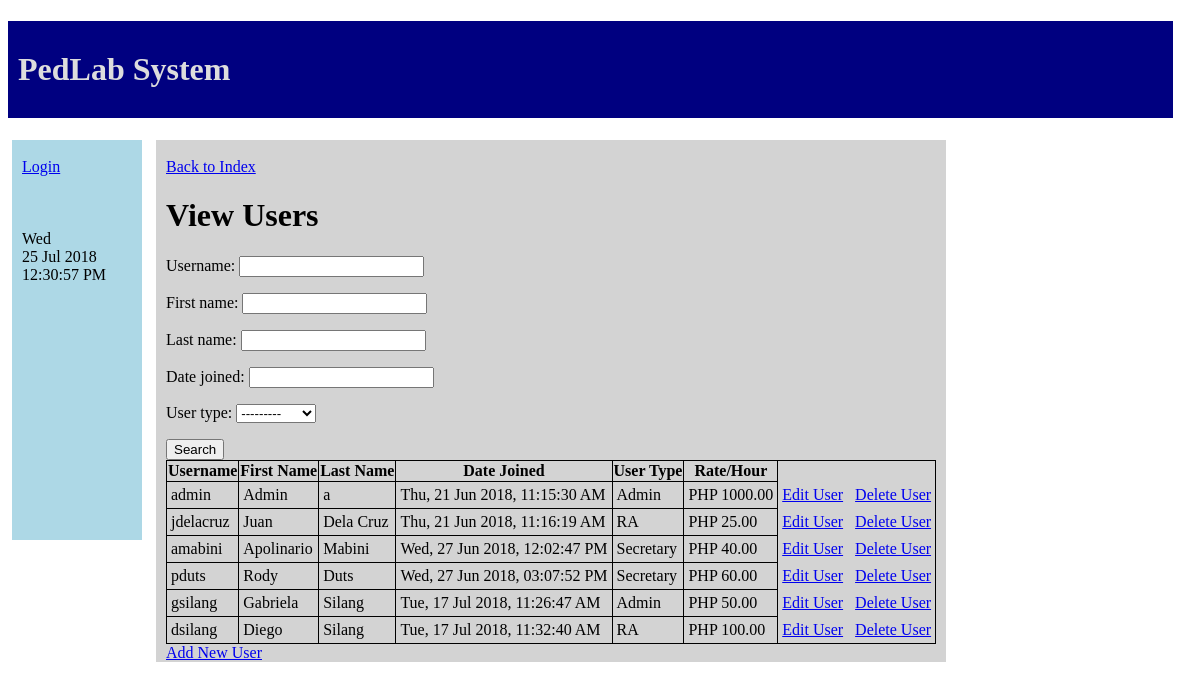
Screenshot of /timesheet/users/view/ with the database file from the repository.
### timesheet/models.py (models this page shows, shortened)
@python_2_unicode_compatible
class CustomUser(AbstractUser):
    usertype_choices = (
        ('R','RA'),
        ('S','Secretary'),
        ('A','Admin')
    )
    user_type = models.CharField(max_length=1,choices=usertype_choices,default='R')
    rate_per_hour = models.DecimalField(max_digits=7,decimal_places=2,null=True)
    def is_usertype(self):
        return self.get_user_type_display()

### timesheet/views.py (the view)
def view_users(request):
    user_list = CustomUser.objects.filter().order_by('date_joined')
    user_filter = AdminUserFilter(request.GET, queryset=user_list)
    return render(request, 'timesheet/view_users.html', {'user_list': user_list,'filter':user_filter,})

### timesheet/templates/timesheet/view_users.html (shortened to what this page needs)
{% extends "base_generic.html" %}
{% block content %}
<br>
<a href="{% url 'index' %}">Back to Index</a>
<h1>View Users </h1>
<form method="get">
    {{ filter.form.as_p }}
    <button type="submit">Search</button>
  </form>
  <table>
  	<tr>
		<th>
			Username
		</th>
		<th>
			First Name
		</th>
		<th>
			Last Name
		</th>
		<th>
			Date Joined
		</th>
		<th>
			User Type
		</th>
		<th>
			Rate/Hour
		</th>
	</tr>
  {% for record in filter.qs %}
    <tr>
		<td>
			{{record.username}}
		</td>
		<td>
			{{record.first_name}}
		</td>
		<td>
			{{record.last_name}}
		</td>
		<td>
			{{record.date_joined|date:"D, j M Y, h:i:s A"}}
		</td>
		<td>
			{{record.is_usertype}}
		</td>
		<td>
			PHP {{record.rate_per_hour}}
		</td>
		<td style="border: 0">
			<a href="{% url 'edit_user' record.username %}">Edit User</a>
			&ensp;<a href="{% url 'delete_user' record.username %}">Delete User</a>
		</td>
	</tr>
  {% endfor %}
  </table>
<a href="{% url 'add_user' %}">Add New User</a>
{% endblock %}

### timesheet/templates/base_generic.html (shortened to what this page needs)
<!DOCTYPE html>
<html lang="en">
<head>
</head>
<body>
<h1 id="topbar">PedLab System</h1>
<div class="am">
  {% block sidebar %}
<ul class="sidebar-nav">
   <br>
   {% if user.is_authenticated %}
     <li>User: {{ user.get_username }}</li>
     <li>Type: {{ user.is_usertype }}</li>
     <li><a href="{% url 'view_profile' %}">View Profile</a></li>
     <li><a href="{% url 'logout'%}">Logout</a></li>
   {% else %}
     <li><a href="{% url 'login'%}">Login</a></li>
   {% endif %}
   <br>
   <br>
   <br>
   {% now "D"%}<br>
   {% now "j M Y"%}<br>
   {% now "h:i:s A"%}
  </ul>
  {% endblock %}
  <div class="main">
  {% block content %}{% endblock %}
</div>
</div>
</body>
</html>

### timesheet/templates/base_generic.html (style rules this page uses)
table { border-collapse:collapse; }
td { padding:4px; }
#topbar { background-color: navy; padding: 30px; padding-left: 10px; color: #dddddd; display: block; width: 95%; }
.sidebar-nav { display: inline-block; background-color: lightblue; vertical-align: top; list-style: none; padding-left: 10px; width: 120px; height: 400px; }
.main { display: inline-block; background-color: lightgrey; vertical-align: top; min-width: 200px; min-height: 400px; padding-left: 10px; padding-right: 10px; margin-left: 10px; overflow: hidden; height: 100%; }
.am { display: inline-block; vertical-align: top; }
.am:before { content:""; display: inline-block; vertical-align: top; }
ul { margin-top: 0; }
table,th,td { border: 1px solid black; }

### rows the page displays
CustomUser: username "admin", first_name "Admin", last_name "a", date_joined "Thu, 21 Jun 2018, 11:15:30 AM", is_usertype "Admin", rate_per_hour "1000.00"
CustomUser: username "jdelacruz", first_name "Juan", last_name "Dela Cruz", date_joined "Thu, 21 Jun 2018, 11:16:19 AM", is_usertype "RA", rate_per_hour "25.00"
CustomUser: username "amabini", first_name "Apolinario", last_name "Mabini", date_joined "Wed, 27 Jun 2018, 12:02:47 PM", is_usertype "Secretary", rate_per_hour "40.00"
CustomUser: username "pduts", first_name "Rody", last_name "Duts", date_joined "Wed, 27 Jun 2018, 03:07:52 PM", is_usertype "Secretary", rate_per_hour "60.00"
CustomUser: username "gsilang", first_name "Gabriela", last_name "Silang", date_joined "Tue, 17 Jul 2018, 11:26:47 AM", is_usertype "Admin", rate_per_hour "50.00"
CustomUser: username "dsilang", first_name "Diego", last_name "Silang", date_joined "Tue, 17 Jul 2018, 11:32:40 AM", is_usertype "RA", rate_per_hour "100.00"
